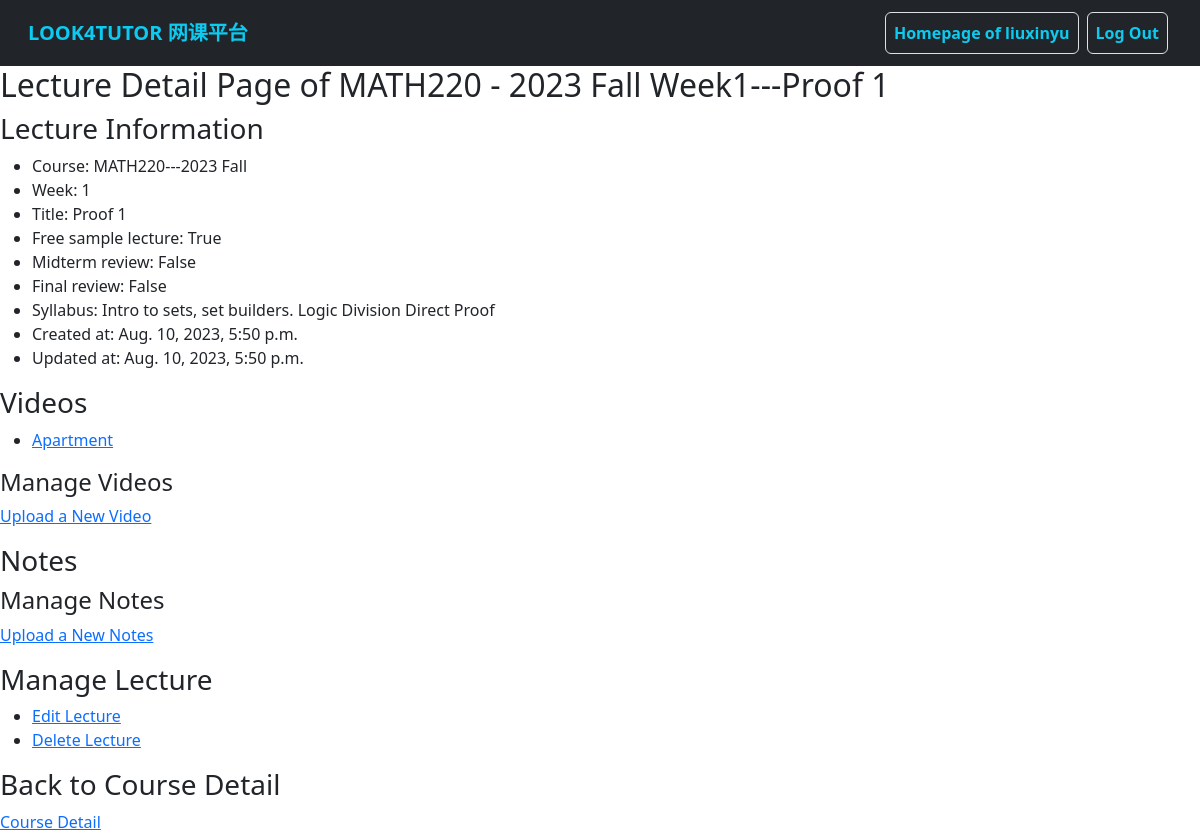
Page /tutors/tutor_lecture_detail/1 (signed in) on the earlier database version.
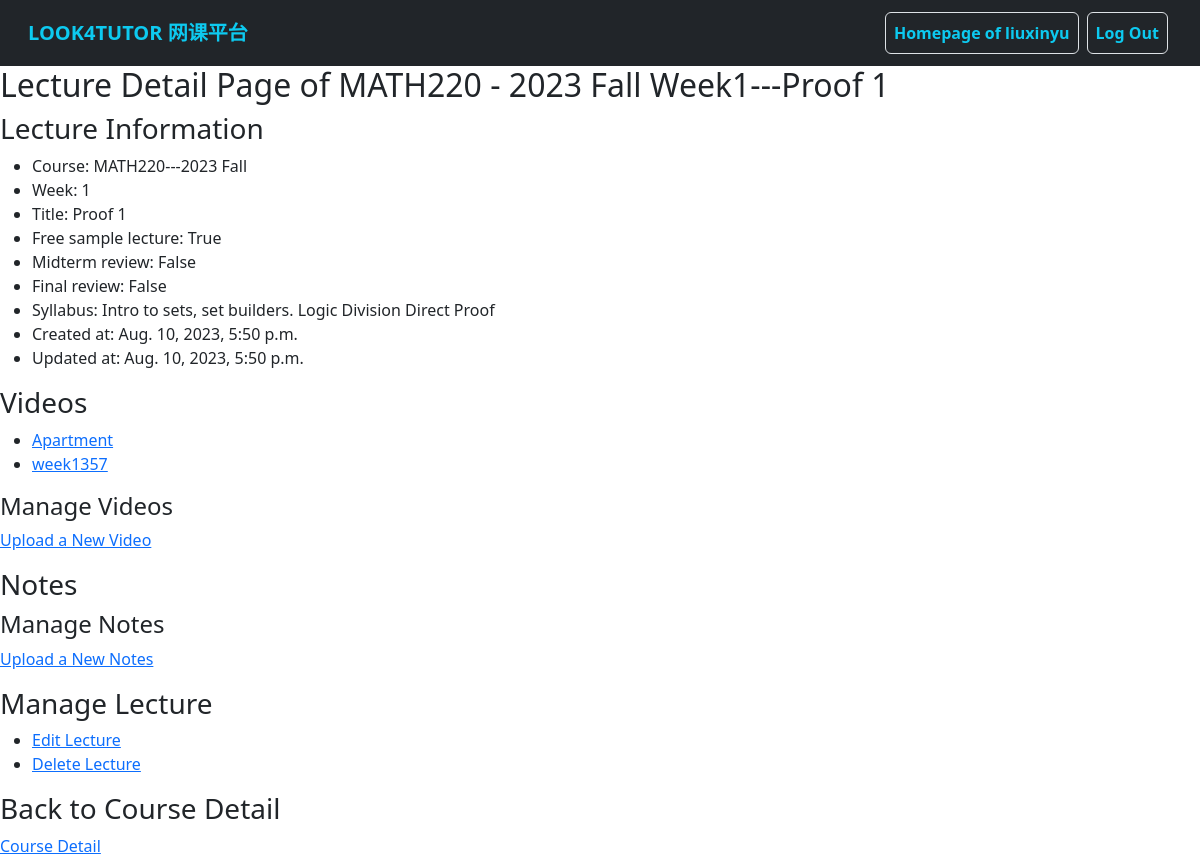
Same page on the later database version.
### videos/models.py (models this page shows, shortened)
class VimeoVideo(models.Model):
    uri = models.CharField(
        max_length=200,
        verbose_name='Video URI',
        help_text='"/videos/xxxxxxxxx" from address bar of video',
        null=True,
    )
    uploader = models.ForeignKey(
        MyUser,
        verbose_name='Uploader',
        on_delete=models.CASCADE
    )
    lecture = models.ForeignKey(
        Lecture,
        verbose_name='Lecture',
        on_delete=models.CASCADE
    )
    title = models.CharField(
        max_length=200,
        verbose_name='Title of Video',
        help_text='e.g. Week 1 Video'
    )
    upload_at = models.DateTimeField(
        auto_now_add=True,
        verbose_name='Upload Time'
    )
    updated_at = models.DateTimeField(
        auto_now=True,
        verbose_name='Update Time'
    )

### tutors/views.py (the view)
# urls.py: path('tutor_lecture_detail/<int:lecture_id>', tutor_lecture_detail, name='tutor_lecture_detail'),
@tutor_required
def tutor_lecture_detail(request, lecture_id):
    template = 'tutors/tutor_lecture_detail.html'
    lecture = Lecture.objects.get(pk=lecture_id)
    if request.user != lecture.course.tutor:
        is_instructor = False
        message = "Warning: You are not the instructor of this course!"
    else:
        is_instructor = True
        message = f"Lecture Detail Page of {lecture}"
    context = {
        "message": message,
        "is_instructor": is_instructor,
        "lecture": lecture
    }
    return render(request, template, context)

### courses/models.py (called while the page is built)
    def __str__(self):
        return self.year + " " + self.season.capitalize()

    def get_long_title(self):
        return self.subject + self.course_number + self.section + "---" + self.term.__str__()

    def __str__(self):
        return self.subject + self.course_number + " - " + self.section + self.term.__str__()

    def __str__(self):
        return str(self.course) + " Week" + str(self.week) + "---" + self.title

### templates/tutors/tutor_lecture_detail.html
{% extends 'base.html' %} {% block content %}
<h2>{{ message }}</h2>
{% if is_instructor %}
<div>
  <h3>Lecture Information</h3>
  <ul>
    <li>Course: {{ lecture.course.get_long_title }}</li>
    <li>Week: {{ lecture.week }}</li>
    <li>Title: {{ lecture.title }}</li>
    <li>Free sample lecture: {{ lecture.is_public }}</li>
    <li>Midterm review: {{ lecture.is_midterm }}</li>
    <li>Final review: {{ lecture.is_final }}</li>
    <li>Syllabus: {{ lecture.syllabus }}</li>
    <li>Created at: {{ lecture.created_at }}</li>
    <li>Updated at: {{ lecture.updated_at }}</li>
  </ul>
</div>
<div>
  <h3>Videos</h3>
  <ul>
    {% for video in lecture.vimeovideo_set.all %}
    <li>
      <a href="{% url 'tutor_video_detail' video.id %}">{{video.title}}</a>
    </li>
    {% endfor %}
  </ul>
  <h4>Manage Videos</h4>
  <p><a href="#">Upload a New Video</a></p>
</div>
<div>
  <h3>Notes</h3>
  <h4>Manage Notes</h4>
  <p><a href="#">Upload a New Notes</a></p>
</div>
<div>
  <h3>Manage Lecture</h3>
  <ul>
    <li>
      <a href="{% url 'tutor_update_lecture' lecture.id %}">Edit Lecture</a>
    </li>
    <li>
      <a href="{% url 'tutor_delete_lecture' lecture.id %}">Delete Lecture</a>
    </li>
  </ul>
</div>
<div>
  <h3>Back to Course Detail</h3>
  <a href="{% url 'tutor_course_detail' lecture.course.id %}">Course Detail</a>
</div>
{% else %}
<div>
  <a href="{% url 'tutor_course_list' %}">Go Back to My Courses</a>
</div>
{% endif %} {% endblock %}

Differences in the rows shown:
added VimeoVideo: title "week1357"
